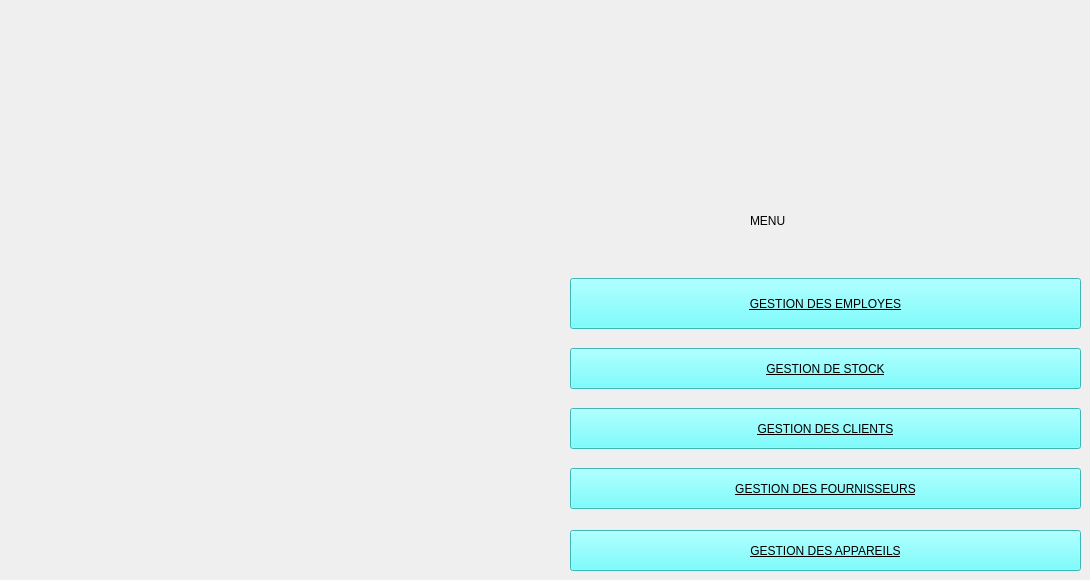
    <widget class="QWidget" name="menu_principale">
     <widget class="QToolButton" name="employer">
      <property name="geometry">
       <rect>
        <x>570</x>
        <y>278</y>
        <width>511</width>
        <height>51</height>
       </rect>
      </property>
      <property name="styleSheet">
       <string notr="true">background-color: rgb(85, 255, 255);
font: 9pt &quot;Segoe UI&quot;;
text-decoration: underline;
font: 700 9pt &quot;Segoe UI&quot;;
color: rgb(0, 0, 0);</string>
      </property>
      <property name="text">
       <string>GESTION DES EMPLOYES</string>
      </property>
     </widget>
     <widget class="QPushButton" name="stock">
      <property name="geometry">
       <rect>
        <x>570</x>
        <y>348</y>
        <width>511</width>
        <height>41</height>
       </rect>
      </property>
      <property name="styleSheet">
       <string notr="true">background-color: rgb(85, 255, 255);
font: 9pt &quot;Segoe UI&quot;;
text-decoration: underline;
font: 700 9pt &quot;Segoe UI&quot;;
color: rgb(0, 0, 0);</string>
      </property>
      <property name="text">
       <string>GESTION DE STOCK</string>
      </property>
     </widget>
     <widget class="QPushButton" name="fourniseur">
      <property name="geometry">
       <rect>
        <x>570</x>
        <y>468</y>
        <width>511</width>
        <height>41</height>
       </rect>
      </property>
      <property name="styleSheet">
       <string notr="true">background-color: rgb(85, 255, 255);
font: 9pt &quot;Segoe UI&quot;;
text-decoration: underline;
font: 700 9pt &quot;Segoe UI&quot;;
color: rgb(0, 0, 0);</string>
      </property>
      <property name="text">
       <string>GESTION DES FOURNISSEURS</string>
      </property>
     </widget>
     <widget class="QPushButton" name="client">
      <property name="geometry">
       <rect>
        <x>570</x>
        <y>408</y>
        <width>511</width>
        <height>41</height>
       </rect>
      </property>
      <property name="styleSheet">
       <string notr="true">background-color: rgb(85, 255, 255);
font: 9pt &quot;Segoe UI&quot;;
text-decoration: underline;
font: 700 9pt &quot;Segoe UI&quot;;
color: rgb(0, 0, 0);</string>
      </property>
      <property name="text">
       <string>GESTION DES CLIENTS</string>
      </property>
     </widget>
     <widget class="QPushButton" name="appareils">
      <property name="geometry">
       <rect>
        <x>570</x>
        <y>530</y>
        <width>511</width>
        <height>41</height>
       </rect>
      </property>
      <property name="styleSheet">
       <string notr="true">background-color: rgb(85, 255, 255);
font: 9pt &quot;Segoe UI&quot;;
text-decoration: underline;
font: 700 9pt &quot;Segoe UI&quot;;
color: rgb(0, 0, 0);</string>
      </property>
      <property name="text">
       <string>GESTION DES APPAREILS</string>
      </property>
     </widget>
     <widget class="QLabel" name="label_7">
      <property name="geometry">
       <rect>
        <x>750</x>
        <y>190</y>
        <width>191</width>
        <height>61</height>
       </rect>
      </property>
      <property name="styleSheet">
       <string notr="true">font: 700 36pt &quot;Segoe UI&quot;;</string>
      </property>
      <property name="text">
       <string>MENU</string>
      </property>
     </widget>
    </widget>
